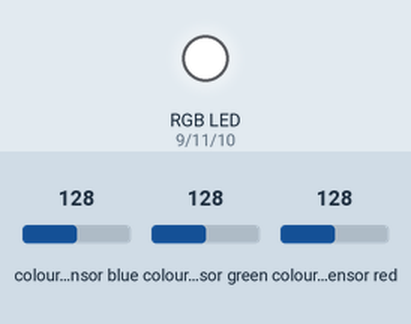
Bench run of a sketch on a simulated Arduino Uno, built with avr-gcc and run on an emulated ATmega328P. Parts: an RGB LED mixed from three pins (HIGH = lit). Wiring (inferred from the names in the program): TCS3200 colour sensor: output pin 4; S2 pin 7; S3 pin 8. The inputs (shaded band) are chosen by the test bench; at power-on: colour sensor blue 128, colour sensor green 128, colour sensor red 128. Pins used as bus, display or sensor lines are not drawn; what the sketch prints to the serial monitor is not drawn.

Above: at 0.1 s.
Timing chart, 0 to 1.6 s (numbered marks = the images above):
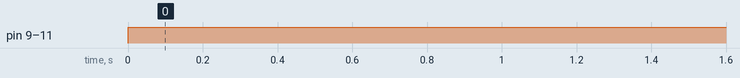

The sketch:

sketch_aug30b_colorSensor_and_rgbLED.ino
```cpp
int redPin =9;  //set red pin to 9
int bluePin =10;         //set blue pin to 10
int greenPin =11;        //set green pin to 11

int s2 = 7;
int s3 = 8;
int outPin = 4;

unsigned int pulseWidth;

 int rColorStrength;
 int bColorStrength;
 int gColorStrength;


void setup() {
     Serial.begin(9600);

     pinMode (redPin , OUTPUT);
     pinMode( bluePin, OUTPUT);
     pinMode(greenPin, OUTPUT);

    pinMode(s2, OUTPUT);
    pinMode(s3, OUTPUT);
    pinMode(outPin, INPUT);

}

void loop() {
   digitalWrite(s2, LOW);
   digitalWrite(s3,  LOW);
   pulseWidth = pulseIn(outPin,LOW);
   rColorStrength = pulseWidth/400. -1;
   rColorStrength = 255 - rColorStrength;

   digitalWrite(s2,LOW);
   digitalWrite(s3,HIGH);
   pulseWidth = pulseIn(outPin,LOW);
   bColorStrength = pulseWidth /400. -1;
   bColorStrength = 255 - bColorStrength;


 digitalWrite(s2,HIGH);
   digitalWrite(s3,HIGH);
   pulseWidth = pulseIn(outPin,LOW);
   gColorStrength = pulseWidth /400. -1;
   gColorStrength = 255-gColorStrength;

   analogWrite(redPin,rColorStrength);
   analogWrite(bluePin,bColorStrength);
   analogWrite(greenPin,gColorStrength);

   Serial.print("rColorStrength is: ");
   Serial.print(rColorStrength);
   Serial.print(" , ");
  Serial.print("bColorStrength is: ");
   Serial.print(bColorStrength);
   Serial.print(" , ");
    Serial.print("Green ColorStrength is: ");
   Serial.println(gColorStrength);
   Serial.print("");
}
```

Measured:
- by itself, pin 9 (redPin), pin 10 (bluePin), pin 11 (greenPin): LOW → HIGH at 0.00 s
